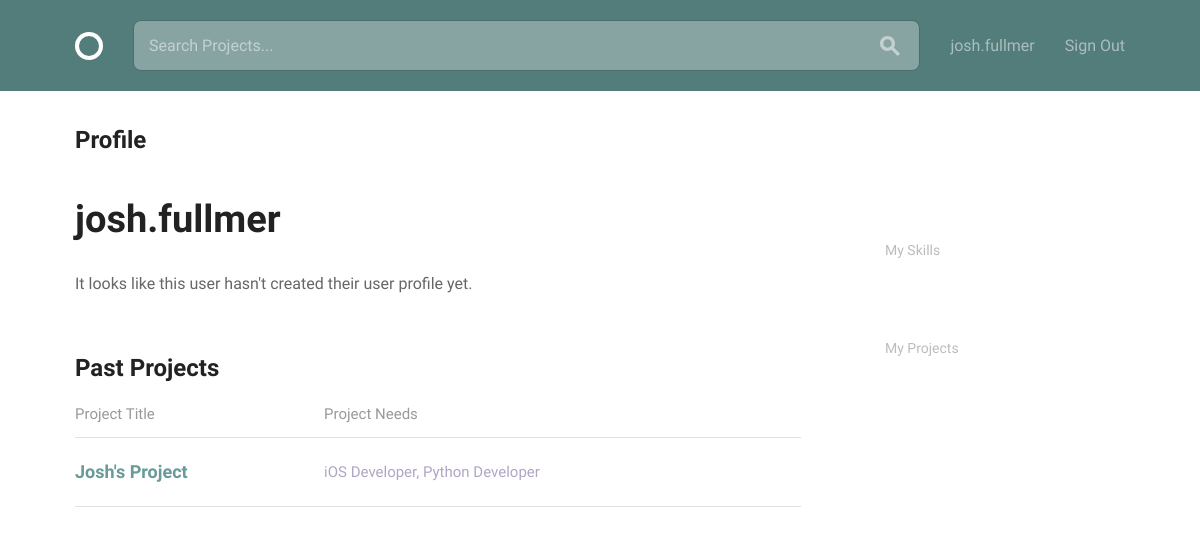
Before: /user/3 with the older database file.
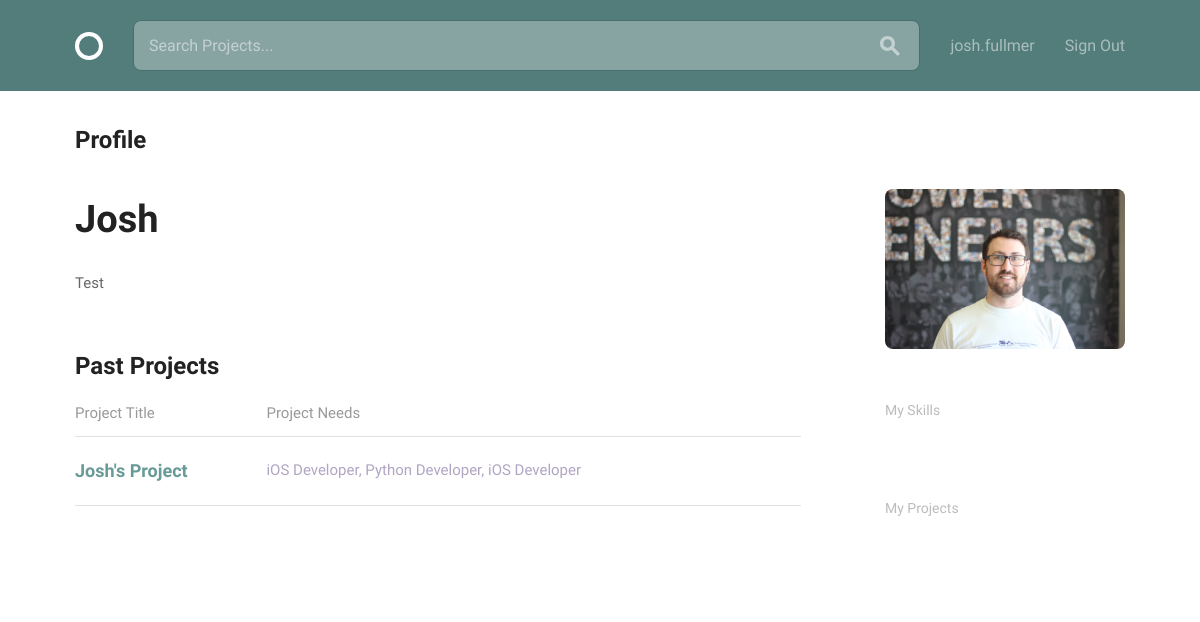
After: the same page with the newer database file.
### teams/models.py (models this page shows, shortened)
class Position(models.Model):
    title = models.CharField(max_length=100)

class UserProfile(models.Model):
    user = models.OneToOneField(
        User,
        related_name="profile",
        on_delete=models.CASCADE)
    full_name = models.CharField(max_length=100)
    description = models.TextField()
    avatar = models.ImageField(default='', upload_to='./avatars')

### teams/views.py (the view)
# urls.py: path('user/<int:pk>', views.profile_detail_with_pk, name='profile_pk'),
def profile_detail_with_pk(request, pk):
    user = get_object_or_404(models.User, pk=pk)
    skills = models.Skill.objects.filter(user=user)
    other_projects = models.OtherProject.objects.filter(user=user)
    try:
        user_profile = models.UserProfile.objects.get(user=user)
    except ObjectDoesNotExist:
        user_profile = None
    projects = models.Project.objects.filter(user=user)
    return render(
        request,
        'teams/user_profile.html',
        {'user': user,
         'user_profile': user_profile,
         'projects': projects,
         'skills': skills,
         'other_projects': other_projects})

### teams/templates/teams/user_profile.html (shortened to what this page needs)
{% extends "layout.html" %}
{% load static %}
{% block content %}
<div class="bounds circle--page">
    <div class="circle--page--header circle--fluid">
        <div class="circle--fluid--cell circle--fluid--primary">
            <h2>Profile</h2>
        </div>
    </div>
    <div class="grid-70">
        <h1>{% if user_profile %}{{ user_profile.full_name }}{% else %}{{ user.username }}{% endif %}</h1>
        <div class="circle--article--body">
            {% if user_profile %}
                {{ user_profile.description }}
            {% else %}
            <p>It looks like this user hasn't created their user profile yet.</p>
            {% endif %}
        </div>
        <h2>Past Projects</h2>
        <table class="u-full-width circle--table">
            <thead>
                <tr>
                    <th>Project Title</th>
                    <th class="circle--cell--right">Project Needs</th>
                </tr>
            </thead>
            <tbody>
                {% for project in projects %}
                <tr class="clickable-row" data-href="{% url 'teams:project' pk=project.pk %}">
                    <td>
                        <h3>{{ project.title }}</h3>
                    </td>
                    <td class="circle--cell--right">
                        <span class="secondary-label">
                            {% for position in project.positions.all %}
                            {{ position.title }}{% if not forloop.last %}, {% endif %}
                            {% endfor %}
                        </span>
                    </td>
                </tr>
                {% endfor %}
            </tbody>
        </table>
    </div>
    <div class="grid-25 grid-push-5">
        <div class="circle--secondary--module">
            <div class="circle--primary--avatar user-profile">
            {% if user_profile %}
                <img class="profile-pic" src="{{ user_profile.avatar.url }}" >
            {% endif %}
            </div>
        </div>
        <div class="circle--secondary--module">
            <h4>My Skills</h4>
        </div>
        <div class="circle--secondary--module">
            <h4>My Projects</h4>
        </div>
    </div>
</div>
{% endblock %}

### templates/layout.html (shortened to what this page needs)
{% load static from staticfiles %}
<!DOCTYPE html>
<html lang="en">
<head>
  <link rel="stylesheet" href="{% static "css/global.css" %}">
  <link rel="stylesheet" href="{% static "css/teams.css" %}">
</head>
<body>
  <header class="circle--header">
    <div class="bounds">
      <div class="circle--fluid">
        <div class="circle--fluid--cell">
          <h1 class="hide-text circle--logo"><a class="logo" href="{% url 'teams:home' %}">Circle</a></h1>
        </div>
        <div class="circle--fluid--cell circle--fluid--primary">
          <div class="circle--search">
            <input type="text" placeholder="Search Projects..." />
            <button>
            </button>
          </div>
        </div>
        <div class="circle--fluid--cell circle--fluid--secondary">
          <nav>
            <ul class="circle--inline">
              {% if not user.is_authenticated %}
                <li><a href="{% url 'teams:sign_up' %}">Sign Up</a></li>
                <li><a href="{% url 'teams:login' %}">Login</a></li>
              {% else %}
                <li><a href="{% url 'teams:profile' %}">{{ user.username }}</a></li>
                <li><a href="{% url 'teams:logout' %}">Sign Out</a></li>
              {% endif %}
            </ul>
          </nav>
        </div>
      </div>
    </div>
  </header>
{% block content %}{% endblock %}
</body>
</html>

Changed rows visible on the page:
added UserProfile: full_name "Josh", description "Test", avatar (picture)
changed Project "Josh's Project": gains Position (title "iOS Developer")
shown differently, row unchanged: Position "Python Developer": now shows ","
Other visible differences:
{{ user.username }}: "josh.fullmer" → (not shown)
text no longer shown: "It looks like this user hasn't created their user profile yet."
